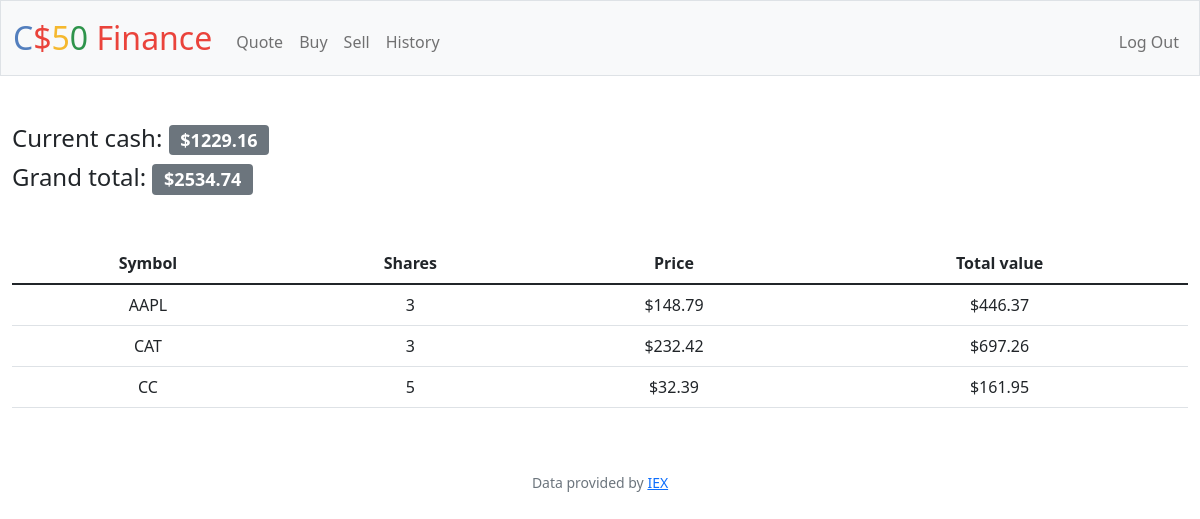
/ (signed in), run on the app's committed database.
### tables this page shows
CREATE TABLE users (id INTEGER PRIMARY KEY AUTOINCREMENT NOT NULL, username TEXT NOT NULL, hash TEXT NOT NULL, cash NUMERIC NOT NULL DEFAULT 10000.00);

CREATE TABLE 'trans' ('user_id' INTEGER NOT NULL, 'symbol' TEXT NOT NULL, 'amount' INTEGER NOT NULL, 'time' DATETIME NOT NULL DEFAULT CURRENT_TIMESTAMP, 't_id'  INTEGER PRIMARY KEY NOT NULL  , 'price' INTEGER, 'type'  TEXT NOT NULL  );

### app.py (the view)
@app.route("/")
@login_required
def index():
    stock = db.execute("SELECT symbol, SUM(amount), price FROM trans WHERE user_id = ? GROUP BY symbol HAVING SUM(amount) > 0", session["user_id"])
    cash = (db.execute("SELECT cash FROM users WHERE id = ?", session["user_id"])[0]['cash'])
    stocks_total = db.execute("SELECT sum(amount*price) FROM trans WHERE user_id = ?", session["user_id"])[0]["sum(amount*price)"]
    if stocks_total == None:
        stocks_total = 0
    grand = cash + stocks_total
    return render_template("index.html", stock=stock, current=cash, grand=grand)

### app.py (called while the page is built)
@app.after_request
def after_request(response):
    response.headers["Cache-Control"] = "no-cache, no-store, must-revalidate"
    response.headers["Expires"] = 0
    response.headers["Pragma"] = "no-cache"
    return response

### helpers.py (called while the page is built)
def login_required(f):
    @wraps(f)
    def decorated_function(*args, **kwargs):
        if session.get("user_id") is None:
            return redirect("/login")
        return f(*args, **kwargs)
    return decorated_function

def usd(value):
    return f"${value:,.2f}"

### templates/index.html (shortened to what this page needs)
{% extends "layout.html" %}
{% block main %}
    <div style="margin-bottom: 3rem;">
        <h4 align="left">Current cash: <span class="badge bg-secondary" style="font-size: ; background-color: !important">{{ "$%.2f"|format(current) }}</span></h4>
        <h4 align="left">Grand total: <span class="badge bg-secondary" style="display: inline-block; background-color: !important">{{ "$%.2f"|format(grand) }}</span></h4>
    </div>
    <table class="table">
        <thead>
            <tr>
                <th>Symbol</th>
                <th>Shares</th>
                <th>Price</th>
                <th>Total value</th>
            </tr>
        </thead>
        <tbody>
            {% for row in stock %}
                <tr>
                    <td>{{ row["symbol"] }}</td>
                    <td>{{ row["SUM(amount)"] }}</td>
                    <td>{{ row["price"] | usd }}</td>
                    <td>{{ (row["price"] * row["SUM(amount)"]) | usd }}</td>
                </tr>
            {% endfor %}
        </tbody>
    </table>
{% endblock %}

### data on the page
users: cash "$1229.16"
trans: symbol "CAT", row "3", price "$232.42", price "$697.26"

### other printed values
{{ "$%.2f"|format(grand) }} "$2534.74"
{{ row["symbol"] }} "AAPL" "CC"
{{ row["SUM(amount)"] }} "3" "5"
{{ row["price"] | usd }} "$148.79" "$32.39"
{{ (row["price"] * row["SUM(amount)"]) | usd }} "$446.37" "$161.95"
